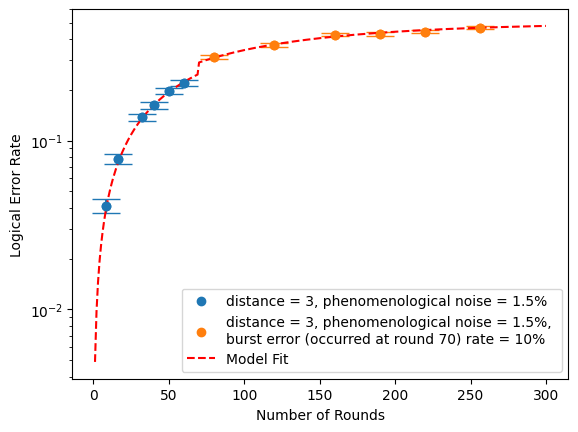

The script that saved this image:
from numpy import insert
import stim

def logical_error_rate_piecewise_function(x, lim_logical_error_rate_per_round, logical_burst_error_rate):
    result = []
    for val in x:
        if val < 70:
            result.append(0.5*(1-((1 - lim_logical_error_rate_per_round)**val)))
        else:
            result.append(0.5*(1-((1 - lim_logical_error_rate_per_round)**val)*(1 - logical_burst_error_rate)))
    return np.array(result)


if __name__ == "__main__":
    from simulate import Simulation
    import time
    import numpy as np
    from functools import partial
    import matplotlib.pyplot as plt
    from scipy.optimize import curve_fit
    import stim
    import pandas as pd

    st = time.time()
    # burst error occurs at time step 70
    simulation = Simulation(rounds=[8, 16, 32, 40, 50, 60, 80, 120, 160, 190, 220, 256], distances=[3], noises=[0.015], \
        circuit_parameters={'code_task': 'surface_code:rotated_memory_z', 'before_round_data_depolarization':'', 'before_measure_flip_probability':''})
    simulation_results = simulation.simulate_logical_error_rate(10000, 12, True, 0.1, [-1, -1, -1, -1, -1, -1, 70, 70, 70, 70, 70, 70])
    print(time.time() - st)
    print(simulation_results)
    
    num_rounds = np.array([8, 16, 32, 40, 50, 60, 80, 120, 160, 190, 220, 256])
    logical_error_rates = simulation_results['Logical_Error_Rate'].to_list()
    print(logical_error_rates)
    CI_upper_bound_logical_error_rates = [simulation.create_clopper_pearson_interval(0.95, x*10000, 10000)[1] for x in logical_error_rates]
    CI_lower_bound_logical_error_rates = [simulation.create_clopper_pearson_interval(0.95, x*10000, 10000)[0] for x in logical_error_rates]
    for i in range(len(logical_error_rates)):
        CI_upper_bound_logical_error_rates[i] = abs(logical_error_rates[i] - CI_upper_bound_logical_error_rates[i])
        CI_lower_bound_logical_error_rates[i] = abs(logical_error_rates[i] - CI_lower_bound_logical_error_rates[i])

    CI_logical_error_rates_without_burst = [CI_lower_bound_logical_error_rates[:6], CI_upper_bound_logical_error_rates[:6]]
    CI_logical_error_rates_with_burst = [CI_lower_bound_logical_error_rates[6:], CI_upper_bound_logical_error_rates[6:]]

    plt.ylabel('Logical Error Rate')
    plt.semilogy()
    # plt.semilogx()
    plt.xlabel('Number of Rounds')

    plt.scatter(num_rounds[:6], logical_error_rates[:6], label='distance = 3, phenomenological noise = 1.5%')
    plt.scatter(num_rounds[6:], logical_error_rates[6:], label='distance = 3, phenomenological noise = 1.5%, \nburst error (occurred at round 70) rate = 10%')
    plt.errorbar(num_rounds[:6], logical_error_rates[:6], yerr=CI_logical_error_rates_without_burst, fmt='o', capsize=10)
    plt.errorbar(num_rounds[6:], logical_error_rates[6:], yerr=CI_logical_error_rates_with_burst, fmt='o', capsize=10)
    # logical_burst_error_rate (via non-linear regression's popt) is 0.00920538. Note that logical burst error
    # rate refers to the logical error rate in the single burst error and burst_error_rate refers to the physical error
    # rate due to the burst error.
    initial_guess_lim_logical_error_rate_per_round = 1 - ((1 - 2*logical_error_rates[5])**(1/num_rounds[5]))
    initial_guess_logical_burst_error_rate = 1 - ((1 - 2*logical_error_rates[-1])/((1-initial_guess_lim_logical_error_rate_per_round)**num_rounds[-1]))
    
    popt, pcov = curve_fit(logical_error_rate_piecewise_function, num_rounds, logical_error_rates, [initial_guess_lim_logical_error_rate_per_round, initial_guess_logical_burst_error_rate])
    x = np.linspace(1, 300, 300)
    y = logical_error_rate_piecewise_function(x, *popt)
    plt.plot(x, y, 'r--', label='Model Fit')
    # plt.plot(x, burst_y, 'g--', label='Piecewise Error Model Fit')


    plt.legend()
    plt.savefig('fixed_round_for_burst_error_w_measure_flip.png', bbox_inches="tight")

    